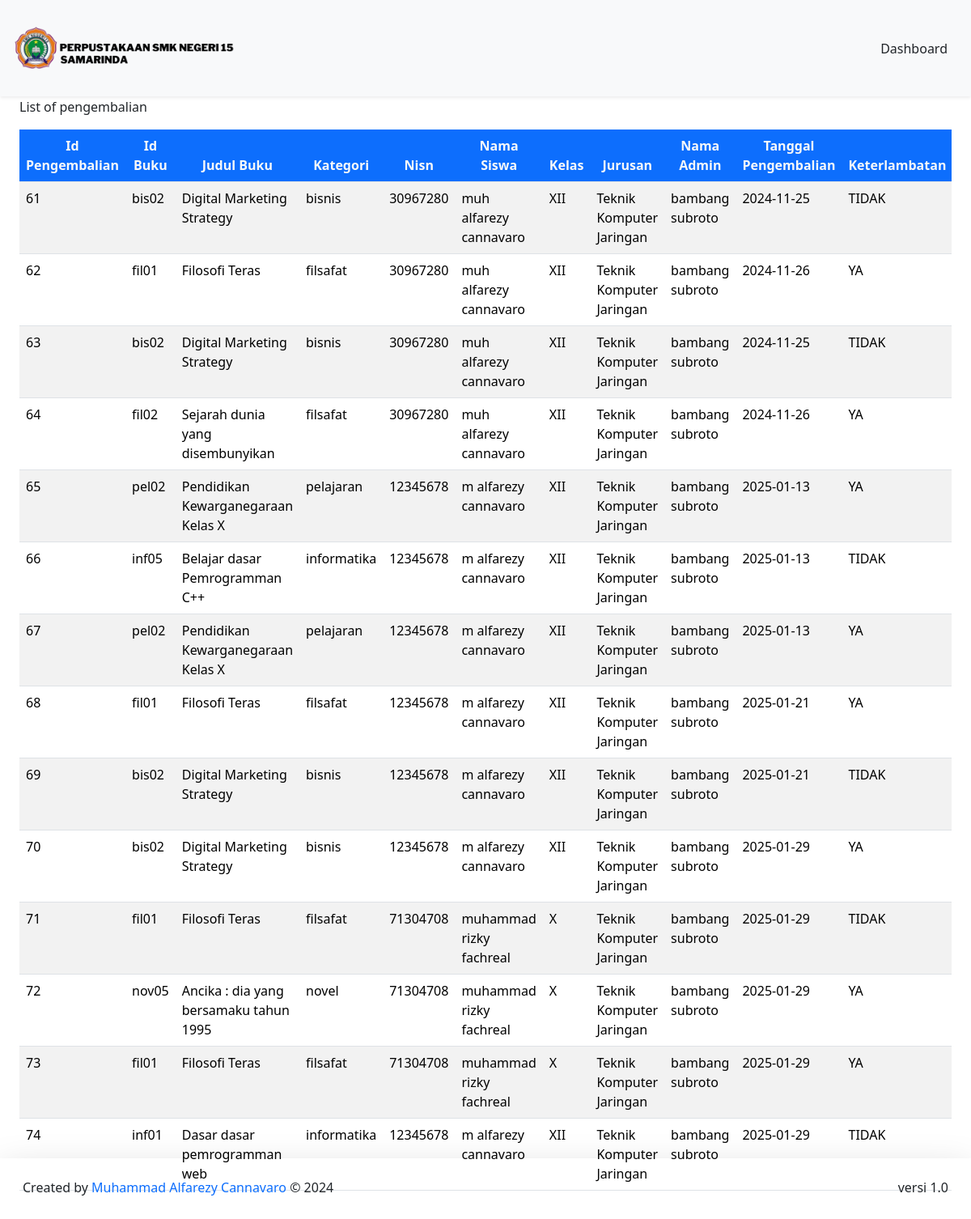
/DashboardAdmin/pengembalian/pengembalianBuku.php, run on the app's committed database.
### tables this page shows
CREATE TABLE `pengembalian` (
  `id_pengembalian` int(11) NOT NULL,
  `id_peminjaman` int(11) NOT NULL,
  `id_buku` varchar(20) NOT NULL,
  `nisn` int(11) NOT NULL,
  `id_admin` int(11) NOT NULL,
  `buku_kembali` date NOT NULL,
  `keterlambatan` enum('YA','TIDAK') NOT NULL,
  `denda` int(15) NOT NULL
);

CREATE TABLE `buku` (
  `cover` varchar(255) NOT NULL,
  `id_buku` varchar(20) NOT NULL,
  `kategori` varchar(255) NOT NULL,
  `judul` varchar(255) NOT NULL,
  `pengarang` varchar(255) NOT NULL,
  `penerbit` varchar(255) NOT NULL,
  `tahun_terbit` date NOT NULL,
  `jumlah_halaman` int(11) NOT NULL,
  `buku_deskripsi` text NOT NULL
);

CREATE TABLE `member` (
  `nisn` int(11) NOT NULL,
  `kode_member` varchar(12) NOT NULL,
  `nama` varchar(255) NOT NULL,
  `password` varchar(255) NOT NULL,
  `jenis_kelamin` varchar(20) NOT NULL,
  `kelas` varchar(5) NOT NULL,
  `jurusan` varchar(50) NOT NULL,
  `no_tlp` varchar(15) NOT NULL,
  `tgl_pendaftaran` date NOT NULL
);

### config/config.php (called while the page is built, shortened)
<?php
$host = "127.0.0.1";
$username = "root";
$password = "";
$database_name = "perpustakaan";
$connection = mysqli_connect($host, $username, $password, $database_name);
function queryReadData($dataKategori) {
  global $connection;
  $result = mysqli_query($connection, $dataKategori);
  $items = [];
  while($item = mysqli_fetch_assoc($result)) {
    $items[] = $item;
  }
  return $items;
}
?>

### DashboardAdmin/pengembalian/pengembalianBuku.php (the view, shortened to what this page needs)
<?php
require "../../config/config.php";
$dataPeminjam = queryReadData("SELECT pengembalian.id_pengembalian, pengembalian.id_buku, buku.judul, buku.kategori, pengembalian.nisn, member.nama, member.kelas, member.jurusan, admin.nama_admin, pengembalian.buku_kembali, pengembalian.keterlambatan, pengembalian.denda
FROM pengembalian
INNER JOIN buku ON pengembalian.id_buku = buku.id_buku
INNER JOIN member ON pengembalian.nisn = member.nisn
INNER JOIN admin ON pengembalian.id_admin = admin.id")
?>
<!DOCTYPE html>
<html lang="en">
  <head>
    <link href="https://cdn.jsdelivr.net/npm/bootstrap@5.3.2/dist/css/bootstrap.min.css" rel="stylesheet">
  </head>
  <body>
    <nav class="navbar fixed-top bg-body-tertiary shadow-sm">
      <div class="container-fluid p-3">
        <a class="navbar-brand" href="#">
          <img src="../../assets/LOGO 2.png" alt="logo" width="280px">
        </a>
        <a class="btn btn-tertiary" href="../dashboardAdmin.php">Dashboard</a>
      </div>
    </nav>
    <div class="p-4 mt-5">
      <div class="mt-5">
    <caption>List of pengembalian</caption>
      <div class="table-responsive mt-3">
    <table class="table table-striped table-hover">
     <thead class="text-center">
      <tr>
        <th class="bg-primary text-light">Id Pengembalian</th>
        <th class="bg-primary text-light">Id Buku</th>
        <th class="bg-primary text-light">Judul Buku</th>
        <th class="bg-primary text-light">Kategori</th>
        <th class="bg-primary text-light">Nisn</th>
        <th class="bg-primary text-light">Nama Siswa</th>
        <th class="bg-primary text-light">Kelas</th>
        <th class="bg-primary text-light">Jurusan</th>
        <th class="bg-primary text-light">Nama Admin</th>
        <th class="bg-primary text-light">Tanggal Pengembalian</th>
        <th class="bg-primary text-light">Keterlambatan</th>
      </tr>
    </thead>
        <?php foreach ($dataPeminjam as $item) : ?>
      <tr>
        <td><?= $item["id_pengembalian"]; ?></td>
        <td><?= $item["id_buku"]; ?></td>
        <td><?= $item["judul"]; ?></td>
        <td><?= $item["kategori"]; ?></td>
        <td><?= $item["nisn"]; ?></td>
        <td><?= $item["nama"]; ?></td>
        <td><?= $item["kelas"]; ?></td>
        <td><?= $item["jurusan"]; ?></td>
        <td><?= $item["nama_admin"]; ?></td>
        <td><?= $item["buku_kembali"]; ?></td>
        <td><?= $item["keterlambatan"]; ?></td>
      </tr>
        <?php endforeach; ?>
    </table>
  </div>
 </div>
</div>
  <footer class="fixed-bottom shadow-lg bg-subtle p-3">
      <div class="container-fluid d-flex justify-content-between">
      <p class="mt-2">Created by <span class="text-primary"> Muhammad Alfarezy Cannavaro</span> © 2024</p>
      <p class="mt-2">versi 1.0</p>
      </div>
    </footer>
  </body>
</html>

### data on the page
pengembalian: id_pengembalian "61", id_buku "bis02", id_buku.judul "Digital Marketing Strategy", id_buku.kategori "bisnis", nisn "30967280", nisn.nama "muh alfarezy cannavaro", nisn.kelas "XII", nisn.jurusan "Teknik Komputer Jaringan", id_admin.nama_admin "bambang subroto", buku_kembali "2024-11-25", keterlambatan "TIDAK"
pengembalian: id_pengembalian "62", id_buku "fil01", id_buku.judul "Filosofi Teras", id_buku.kategori "filsafat", nisn "30967280", nisn.nama "muh alfarezy cannavaro", nisn.kelas "XII", nisn.jurusan "Teknik Komputer Jaringan", id_admin.nama_admin "bambang subroto", buku_kembali "2024-11-26", keterlambatan "YA"
pengembalian: id_pengembalian "63", id_buku "bis02", id_buku.judul "Digital Marketing Strategy", id_buku.kategori "bisnis", nisn "30967280", nisn.nama "muh alfarezy cannavaro", nisn.kelas "XII", nisn.jurusan "Teknik Komputer Jaringan", id_admin.nama_admin "bambang subroto", buku_kembali "2024-11-25", keterlambatan "TIDAK"
pengembalian: id_pengembalian "64", id_buku "fil02", id_buku.judul "Sejarah dunia yang disembunyikan", id_buku.kategori "filsafat", nisn "30967280", nisn.nama "muh alfarezy cannavaro", nisn.kelas "XII", nisn.jurusan "Teknik Komputer Jaringan", id_admin.nama_admin "bambang subroto", buku_kembali "2024-11-26", keterlambatan "YA"
pengembalian: id_pengembalian "65", id_buku "pel02", id_buku.judul "Pendidikan Kewarganegaraan Kelas X", id_buku.kategori "pelajaran", nisn "12345678", nisn.nama "m alfarezy cannavaro", nisn.kelas "XII", nisn.jurusan "Teknik Komputer Jaringan", id_admin.nama_admin "bambang subroto", buku_kembali "2025-01-13", keterlambatan "YA"
pengembalian: id_pengembalian "66", id_buku "inf05", id_buku.judul "Belajar dasar Pemrogramman C++", id_buku.kategori "informatika", nisn "12345678", nisn.nama "m alfarezy cannavaro", nisn.kelas "XII", nisn.jurusan "Teknik Komputer Jaringan", id_admin.nama_admin "bambang subroto", buku_kembali "2025-01-13", keterlambatan "TIDAK"
pengembalian: id_pengembalian "67", id_buku "pel02", id_buku.judul "Pendidikan Kewarganegaraan Kelas X", id_buku.kategori "pelajaran", nisn "12345678", nisn.nama "m alfarezy cannavaro", nisn.kelas "XII", nisn.jurusan "Teknik Komputer Jaringan", id_admin.nama_admin "bambang subroto", buku_kembali "2025-01-13", keterlambatan "YA"
pengembalian: id_pengembalian "68", id_buku "fil01", id_buku.judul "Filosofi Teras", id_buku.kategori "filsafat", nisn "12345678", nisn.nama "m alfarezy cannavaro", nisn.kelas "XII", nisn.jurusan "Teknik Komputer Jaringan", id_admin.nama_admin "bambang subroto", buku_kembali "2025-01-21", keterlambatan "YA"
pengembalian: id_pengembalian "69", id_buku "bis02", id_buku.judul "Digital Marketing Strategy", id_buku.kategori "bisnis", nisn "12345678", nisn.nama "m alfarezy cannavaro", nisn.kelas "XII", nisn.jurusan "Teknik Komputer Jaringan", id_admin.nama_admin "bambang subroto", buku_kembali "2025-01-21", keterlambatan "TIDAK"
pengembalian: id_pengembalian "70", id_buku "bis02", id_buku.judul "Digital Marketing Strategy", id_buku.kategori "bisnis", nisn "12345678", nisn.nama "m alfarezy cannavaro", nisn.kelas "XII", nisn.jurusan "Teknik Komputer Jaringan", id_admin.nama_admin "bambang subroto", buku_kembali "2025-01-29", keterlambatan "YA"
pengembalian: id_pengembalian "71", id_buku "fil01", id_buku.judul "Filosofi Teras", id_buku.kategori "filsafat", nisn "71304708", nisn.nama "muhammad rizky fachreal", nisn.kelas "X", nisn.jurusan "Teknik Komputer Jaringan", id_admin.nama_admin "bambang subroto", buku_kembali "2025-01-29", keterlambatan "TIDAK"
pengembalian: id_pengembalian "72", id_buku "nov05", id_buku.judul "Ancika : dia yang bersamaku tahun 1995", id_buku.kategori "novel", nisn "71304708", nisn.nama "muhammad rizky fachreal", nisn.kelas "X", nisn.jurusan "Teknik Komputer Jaringan", id_admin.nama_admin "bambang subroto", buku_kembali "2025-01-29", keterlambatan "YA"
pengembalian: id_pengembalian "73", id_buku "fil01", id_buku.judul "Filosofi Teras", id_buku.kategori "filsafat", nisn "71304708", nisn.nama "muhammad rizky fachreal", nisn.kelas "X", nisn.jurusan "Teknik Komputer Jaringan", id_admin.nama_admin "bambang subroto", buku_kembali "2025-01-29", keterlambatan "YA"
pengembalian: id_pengembalian "74", id_buku "inf01", id_buku.judul "Dasar dasar pemrogramman web", id_buku.kategori "informatika", nisn "12345678", nisn.nama "m alfarezy cannavaro", nisn.kelas "XII", nisn.jurusan "Teknik Komputer Jaringan", id_admin.nama_admin "bambang subroto", buku_kembali "2025-01-29", keterlambatan "TIDAK"
